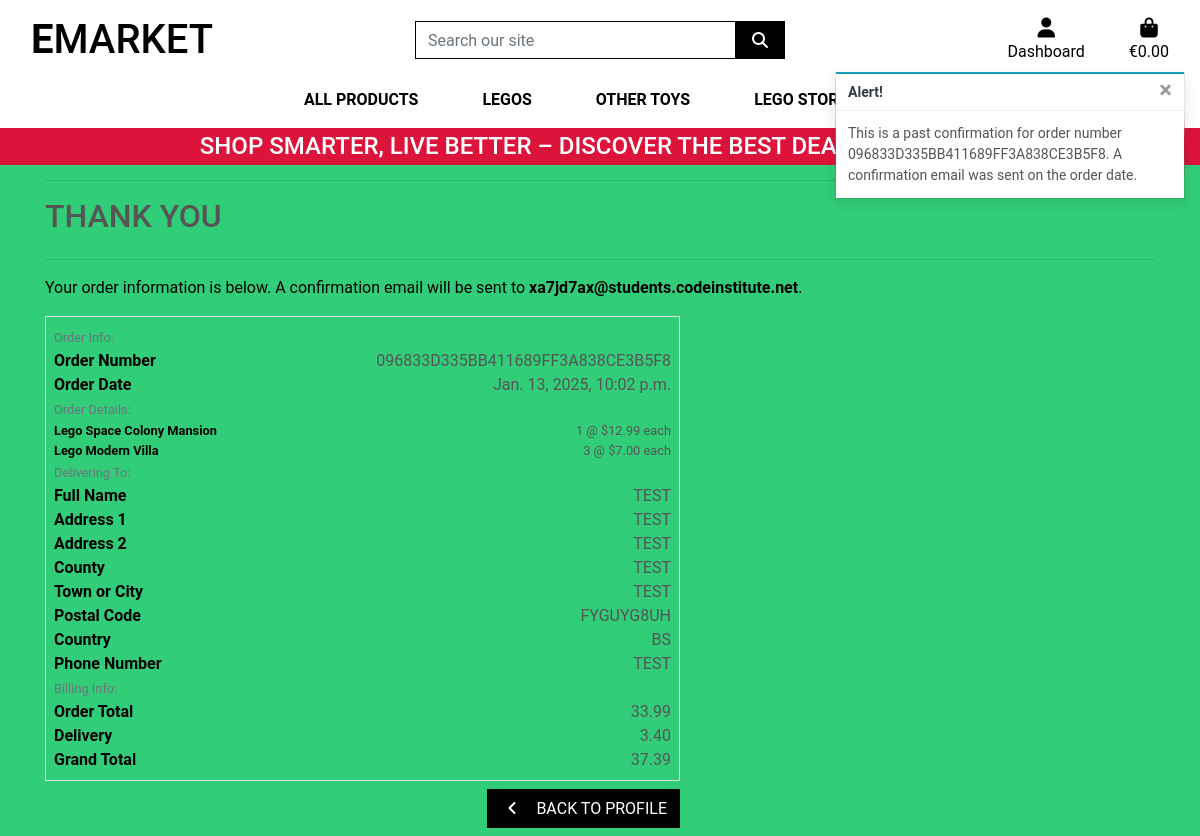
The page /profile/order_history/096833D335BB411689FF3A838CE3B5F8 on the database its author committed.
### checkout/models.py (models this page shows, shortened)
class Order(models.Model):
    order_number = models.CharField(max_length=32, null=False, editable=False)
    user_profile = models.ForeignKey(UserProfile, on_delete=models.SET_NULL,
                                     null=True, blank=True,
                                     related_name='orders')
    full_name = models.CharField(max_length=50, null=False, blank=False)
    email = models.EmailField(max_length=254, null=False, blank=False)
    phone_number = models.CharField(max_length=20, null=False, blank=False)
    country = CountryField(blank_label='Country *', null=False, blank=False)
    postcode = models.CharField(max_length=20, null=True, blank=True)
    town_or_city = models.CharField(max_length=40, null=False, blank=False)
    street_address1 = models.CharField(max_length=80, null=False, blank=False)
    street_address2 = models.CharField(max_length=80, null=True, blank=True)
    county = models.CharField(max_length=80, null=True, blank=True)
    date = models.DateTimeField(auto_now_add=True)
    delivery_cost = models.DecimalField(max_digits=6, decimal_places=2,
                                        null=False, default=0)
    order_total = models.DecimalField(max_digits=10, decimal_places=2,
                                      null=False, default=0)
    grand_total = models.DecimalField(max_digits=10, decimal_places=2,
                                      null=False, default=0)
    original_bag = models.TextField(null=False, blank=False, default='')
    stripe_pid = models.CharField(max_length=254, null=False, blank=False,
                                  default='')

class OrderLineItem(models.Model):
    order = models.ForeignKey(Order, null=False, blank=False,
                              on_delete=models.CASCADE,
                              related_name='lineitems')
    product = models.ForeignKey(Product, null=False, blank=False,
                                on_delete=models.CASCADE)
    product_size = models.CharField(max_length=2, null=True,
                                    blank=True)  # XS, S, M, L, XL
    quantity = models.IntegerField(null=False, blank=False, default=0)
    lineitem_total = models.DecimalField(max_digits=6, decimal_places=2,
                                         null=False, blank=False,
                                         editable=False)

### products/models.py (models this page shows, shortened)
class Product(models.Model):
    category = models.ForeignKey('Category', null=True, blank=True, on_delete=models.SET_NULL)
    name = models.CharField(max_length=254)
    description = models.TextField()
    price = models.DecimalField(max_digits=6, decimal_places=2)
    age = models.CharField(max_length=50, null=True, blank=True)
    image = models.ImageField(null=True, blank=True)

### profiles/views.py (the view)
# urls.py: path('order_history/<order_number>',
def order_history(request, order_number):
    order = get_object_or_404(Order, order_number=order_number)
    messages.info(request, (
        f'This is a past confirmation for order number {order_number}. '
        'A confirmation email was sent on the order date.'
    ))
    template = 'checkout/checkout_success.html'
    context = {
        'order': order,
        'from_profile': True,
    }
    return render(request, template, context)

### bag/contexts.py (called while the page is built, shortened)
def bag_contents(request):
    bag_items = []
    total = 0
    product_count = 0
    bag = request.session.get('bag', {})
    if total < settings.FREE_DELIVERY_THRESHOLD:
        delivery = total * Decimal(settings.STANDARD_DELIVERY_PERCENTAGE / 100)
        free_delivery_delta = settings.FREE_DELIVERY_THRESHOLD - total
    else:
        delivery = 0
        free_delivery_delta = 0
    grand_total = delivery + total
    context = {
        'bag_items': bag_items,
        'total': total,
        'product_count': product_count,
        'delivery': delivery,
        'free_delivery_delta': free_delivery_delta,
        'free_delivery_threshold': settings.FREE_DELIVERY_THRESHOLD,
        'grand_total': grand_total,
    }
    return context

### checkout/templates/checkout/checkout_success.html (shortened to what this page needs)
{% extends "base.html" %}
{% load static %}
{% block extra_css %}
    <link rel="stylesheet" href="{% static 'checkout/css/checkout.css' %}">
{% endblock %}
{% block page_header %}
    <div class="container header-container">
    </div>
{% endblock %}
{% block content %}
    <div class="overlay"></div>
    <div class="container">
        <div class="row">
            <div class="col">
                <hr>
                <h2 class="logo-font mb-4">Thank You</h2>
                <hr>
                <p class="text-black">Your order information is below. A confirmation email will be sent to <strong>{{ order.email }}</strong>.</p>
            </div>
        </div>
        <div class="row">
            <div class="col-12 col-lg-7">
                <div class="order-confirmation-wrapper p-2 border">
                    <div class="row">
                        <div class="col">
                            <small class="text-muted">Order Info:</small>
                        </div>
                    </div>
                    <div class="row">
                        <div class="col-12 col-md-4">
                            <p class="mb-0 text-black font-weight-bold">Order Number</p>
                        </div>
                        <div class="col-12 col-md-8 text-md-right">
                            <p class="mb-0">{{ order.order_number }}</p>
                        </div>
                    </div>
                    <div class="row">
                        <div class="col-12 col-md-4">
                            <p class="mb-0 text-black font-weight-bold">Order Date</p>
                        </div>
                        <div class="col-12 col-md-8 text-md-right">
                            <p class="mb-0">{{ order.date }}</p>
                        </div>
                    </div>
                    <div class="row">
                        <div class="col">
                            <small class="text-muted">Order Details:</small>
                        </div>
                    </div>
                    {% for item in order.lineitems.all %}
                    <div class="row">
                        <div class="col-12 col-md-4">
                            <p class="small mb-0 text-black font-weight-bold">
                                {{ item.product.name }}{% if item.product_size %} - Size {{ item.product.size|upper }}{% endif %}
                            </p>
                        </div>
                        <div class="col-12 col-md-8 text-md-right">
                            <p class="small mb-0">{{ item.quantity }} @ ${{ item.product.price }} each</p>
                        </div>
                    </div>
                    {% endfor %}
                    <div class="row">
                        <div class="col">
                            <small class="text-muted">Delivering To:</small>
                        </div>
                    </div>
                    <div class="row">
                        <div class="col-12 col-md-4">
                            <p class="mb-0 text-black font-weight-bold">Full Name</p>
                        </div>
                        <div class="col-12 col-md-8 text-md-right">
                            <p class="mb-0">{{ order.full_name }}</p>
                        </div>
                    </div>
                    <div class="row">
                        <div class="col-12 col-md-4">
                            <p class="mb-0 text-black font-weight-bold">Address 1</p>
                        </div>
                        <div class="col-12 col-md-8 text-md-right">
                            <p class="mb-0">{{ order.street_address1 }}</p>
                        </div>
                    </div>
                    {% if order.street_address2 %}
                    <div class="row">
                        <div class="col-12 col-md-4">
                            <p class="mb-0 text-black font-weight-bold">Address 2</p>
                        </div>
                        <div class="col-12 col-md-8 text-md-right">
                            <p class="mb-0">{{ order.street_address1 }}</p>
                        </div>
                    </div>
                    {% endif %}
                    {% if order.county %}
                    <div class="row">
                        <div class="col-12 col-md-4">
                            <p class="mb-0 text-black font-weight-bold">County</p>
                        </div>
                        <div class="col-12 col-md-8 text-md-right">
                            <p class="mb-0">{{ order.county }}</p>
                        </div>
                    </div>
                    {% endif %}
                    <div class="row">
                        <div class="col-12 col-md-4">
                            <p class="mb-0 text-black font-weight-bold">Town or City</p>
                        </div>
                        <div class="col-12 col-md-8 text-md-right">
                            <p class="mb-0">{{ order.town_or_city }}</p>
                        </div>
                    </div>
                    {% if order.postcode %}
                    <div class="row">
                        <div class="col-12 col-md-4">
                            <p class="mb-0 text-black font-weight-bold">Postal Code</p>
                        </div>
                        <div class="col-12 col-md-8 text-md-right">
                            <p class="mb-0">{{ order.postcode }}</p>
                        </div>
                    </div>
                    {% endif %}
                    <div class="row">
                        <div class="col-12 col-md-4">
                            <p class="mb-0 text-black font-weight-bold">Country</p>
                        </div>
                        <div class="col-12 col-md-8 text-md-right">
                            <p class="mb-0">{{ order.country }}</p>
                        </div>
                    </div>
                    <div class="row">
                        <div class="col-12 col-md-4">
                            <p class="mb-0 text-black font-weight-bold">Phone Number</p>
                        </div>
                        <div class="col-12 col-md-8 text-md-right">
                            <p class="mb-0">{{ order.phone_number }}</p>
                        </div>
                    </div>
                    <div class="row">
                        <div class="col">
                            <small class="text-muted">Billing Info:</small>
                        </div>
                    </div>
                    <div class="row">
                        <div class="col-12 col-md-4">
                            <p class="mb-0 text-black font-weight-bold">Order Total</p>
                        </div>
                        <div class="col-12 col-md-8 text-md-right">
                            <p class="mb-0">{{ order.order_total }}</p>
                        </div>
                    </div>
                    <div class="row">
                        <div class="col-12 col-md-4">
                            <p class="mb-0 text-black font-weight-bold">Delivery</p>
                        </div>
                        <div class="col-12 col-md-8 text-md-right">
                            <p class="mb-0">{{ order.delivery_cost }}</p>
                        </div>
                    </div>
                    <div class="row">
                        <div class="col-12 col-md-4">
                            <p class="mb-0 text-black font-weight-bold">Grand Total</p>
                        </div>
                        <div class="col-12 col-md-8 text-md-right">
                            <p class="mb-0">{{ order.grand_total }}</p>
                        </div>
                    </div>
                </div>
            </div>
        </div>
        <div class="row">
			<div class="col-12 col-lg-7 text-right">
                {% if from_profile %}
                    <a href="{% url 'profile' %}" class="btn btn-black rounded-0 my-2">
                        <span class="icon mr-2">
                            <i class="fas fa-angle-left"></i>
                        </span>
                        <span class="text-uppercase">Back to Profile</span>
                    </a>
                {% endif %}
			</div>
		</div>
    </div>
{% endblock %}

### static/css/base.css (style rules this page uses)
html { height: 100%; }
body { background: url('/media/duplo-1981724.jpg') no-repeat center center fixed; background-size: cover; height: calc(100vh - 164px); color: #555; font-family: 'Roboto'; }
.icon { align-items: center; display: inline-flex; justify-content: center; height: 1.5rem; width: 1.5rem; }
.logo-font { text-transform: uppercase; }
.btn-black { background: black; color: white; }
.text-black { color: #000 !important; }
.overlay { min-height: 100%; width: 100%; top: 0; left: 0; position: fixed; background: rgb(50, 205, 120); z-index: -1; }
@media (min-width: 992px) { .header-container { padding-top: 164px; } }

### rows shown on the page
Order: email "xa7jd7ax@students.codeinstitute.net", order_number "096833D335BB411689FF3A838CE3B5F8", date "Jan. 13, 2025, 10:02 p.m.", full_name "TEST", street_address1 "TEST", county "TEST", town_or_city "TEST", postcode "FYGUYG8UH", country "BS", phone_number "TEST", order_total "33.99", delivery_cost "3.40", grand_total "37.39"
OrderLineItem: product.name "Lego Space Colony Mansion", quantity "1", product.price "12.99"
OrderLineItem: product.name "Lego Modern Villa", quantity "3", product.price "7.00"

### other values the page prints
{{ message }} "This is a past confirmation for order number 096833D335BB411689FF3A838CE3B5F8. A confirmation email was sent on the order date."
